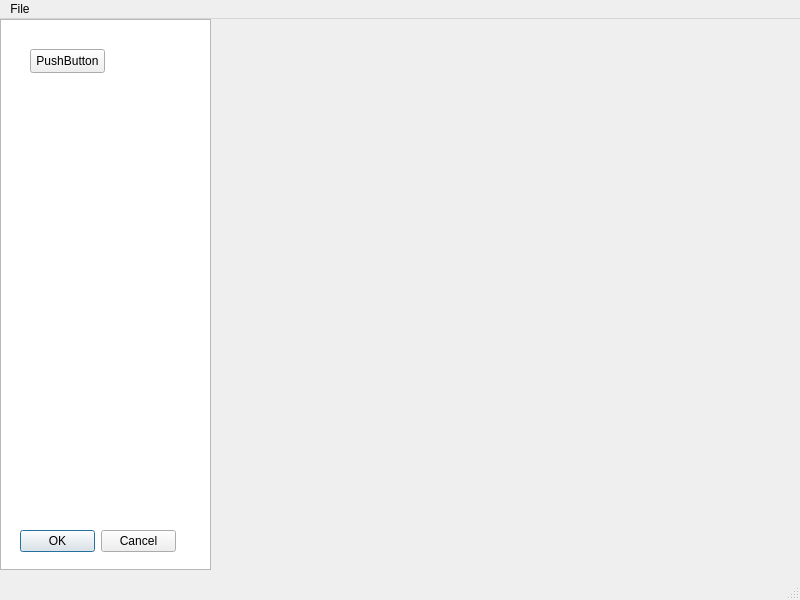
<?xml version="1.0" encoding="UTF-8"?>
<ui version="4.0">
 <class>MainWindow</class>
 <widget class="QMainWindow" name="MainWindow">
  <property name="geometry">
   <rect>
    <x>0</x>
    <y>0</y>
    <width>800</width>
    <height>600</height>
   </rect>
  </property>
  <property name="windowTitle">
   <string>MainWindow</string>
  </property>
  <widget class="QWidget" name="centralwidget">
   <widget class="QProgressBar" name="progressBar">
    <property name="geometry">
     <rect>
      <x>670</x>
      <y>560</y>
      <width>118</width>
      <height>23</height>
     </rect>
    </property>
    <property name="value">
     <number>24</number>
    </property>
   </widget>
   <widget class="QListView" name="listView">
    <property name="geometry">
     <rect>
      <x>0</x>
      <y>0</y>
      <width>211</width>
      <height>551</height>
     </rect>
    </property>
   </widget>
   <widget class="QDialogButtonBox" name="buttonBox">
    <property name="geometry">
     <rect>
      <x>20</x>
      <y>510</y>
      <width>156</width>
      <height>24</height>
     </rect>
    </property>
    <property name="standardButtons">
     <set>QDialogButtonBox::Cancel|QDialogButtonBox::Ok</set>
    </property>
   </widget>
   <widget class="QPushButton" name="pushButton">
    <property name="geometry">
     <rect>
      <x>30</x>
      <y>30</y>
      <width>75</width>
      <height>24</height>
     </rect>
    </property>
    <property name="text">
     <string>PushButton</string>
    </property>
   </widget>
  </widget>
  <widget class="QMenuBar" name="menubar">
   <property name="geometry">
    <rect>
     <x>0</x>
     <y>0</y>
     <width>800</width>
     <height>22</height>
    </rect>
   </property>
   <widget class="QMenu" name="menuFile">
    <property name="title">
     <string>File</string>
    </property>
    <addaction name="actionOpen"/>
    <addaction name="actionSave"/>
   </widget>
   <addaction name="menuFile"/>
  </widget>
  <widget class="QStatusBar" name="statusbar"/>
  <action name="actionOpen">
   <property name="text">
    <string>Open</string>
   </property>
  </action>
  <action name="actionSave">
   <property name="text">
    <string>Save</string>
   </property>
  </action>
 </widget>
 <resources/>
 <connections/>
</ui>
